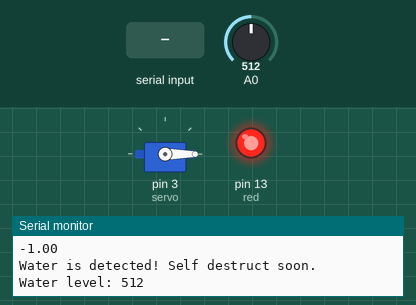
A sketch run on a simulated Arduino Uno, built with avr-gcc and run on an emulated ATmega328P. On the bench: servo, output pins drawn as LEDs (lit = HIGH), the last lines printed to the serial monitor. Inputs (shaded band) come from the test bench; at power-on: A0 = 512.

Above: at 1.2 s.
1.3 s: A0 set to 54
4.2 s: A0 set to 46
At 7.0 s:
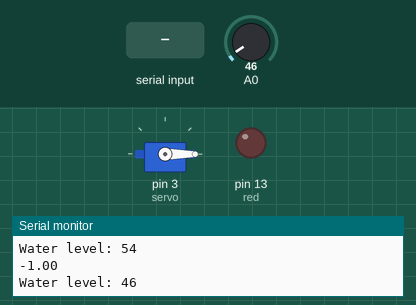
7.5 s: byte 30 received over Serial
At 9.3 s:
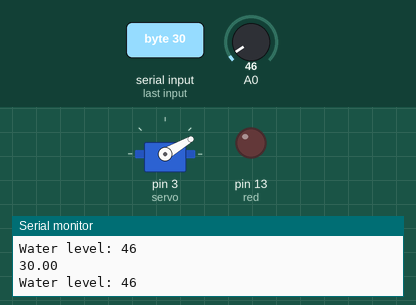
13.5 s: byte 90 received over Serial
At 16.3 s:
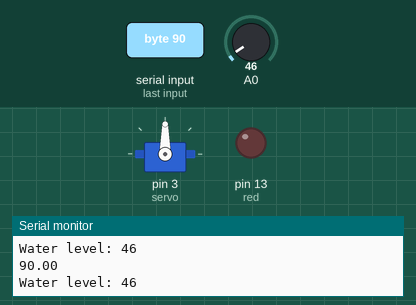
19.5 s: byte 120 received over Serial
At 22.1 s:
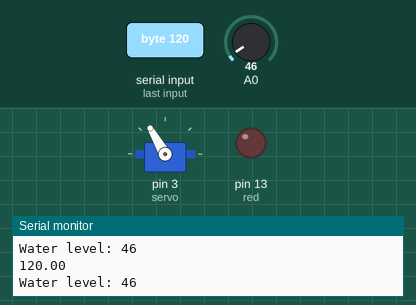
25.5 s: A0 set to 122
At 28.0 s:
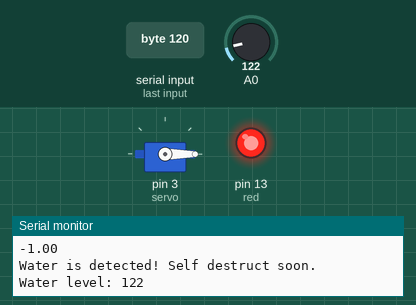
Timing chart, 0 to 29.5 s (numbered marks = the images above; inputs shaded):
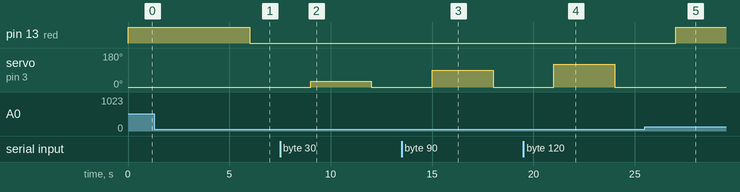

The sketch:

soilSampling.ino
```cpp
#include <Servo.h>

int red=13;


Servo servo;  // create servo object to control a servo
int pos =0;

// the setup routine runs once when you press reset:
void setup() {
  pinMode(red, OUTPUT);

  servo.attach(3);
  Serial.begin(9600);
}

// the loop routine runs over and over again forever:
void loop() {
  int value = analogRead(A0);
  float angle = Serial.read();
  servo.write(angle);
  Serial.println(angle);
  if(value >= 50)
  {
    Serial.println("Water is detected! Self destruct soon.");
    digitalWrite(red, HIGH);
  }
  else
  {
    digitalWrite(red, LOW);
  }
//
  Serial.print("Water level: ");
  Serial.println(value);
//
  delay(3000);
}
```

Measured:
- the behaviour switches between 50 and 49 on A0 (found by bisection; images 0 and 1)
- after the input at 4.2 s, pin 13 (red): HIGH → LOW after 1.8 s
- after the input at 7.5 s, servo on pin 3 (servo): 0° → 30° after 1.5 s, → 0° 3.0 s later
- after the input at 13.5 s, servo on pin 3 (servo): 0° → 90° after 1.5 s, → 0° 3.0 s later
- after the input at 19.5 s, servo on pin 3 (servo): 0° → 120° after 1.5 s, → 0° 3.0 s later
- after the input at 25.5 s, pin 13 (red): LOW → HIGH after 1.5 s
